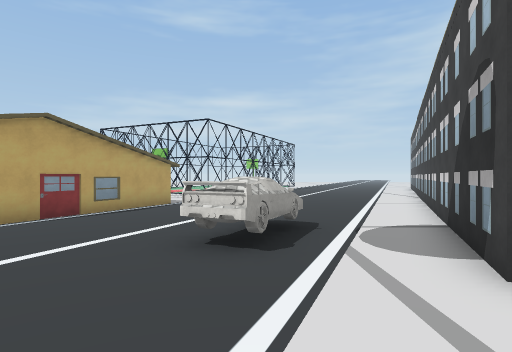
View 1 (above)

24 first-person views from a walk through a Unity game level. The camera is 1.3 m above the floor, looks level and sees 80° across. The floor is counted in squares, 2 m on a side. Each view is taken from the middle of a square. On the plan, view 1 faces up. The plan holds only what a view shows up to about 10 squares ahead; the rest is blank. The place goes on beyond the plan. Some surface patterns are stand-ins.

View 2
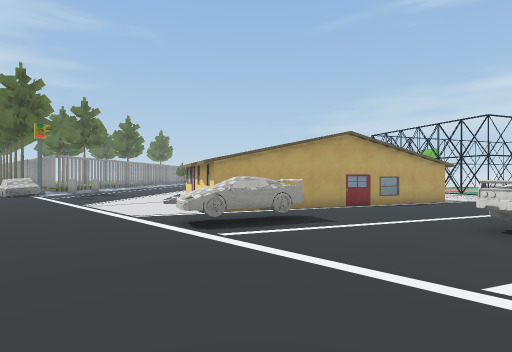

View 3
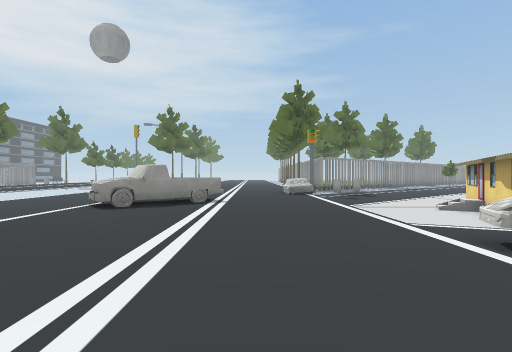

View 4
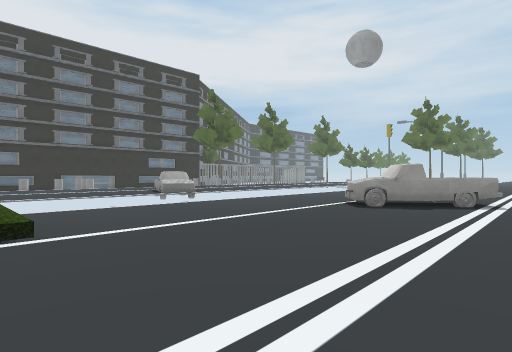

View 5
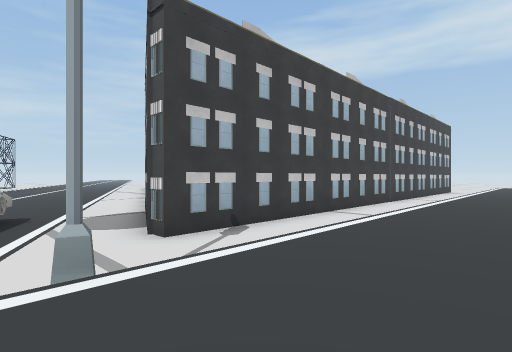

View 6
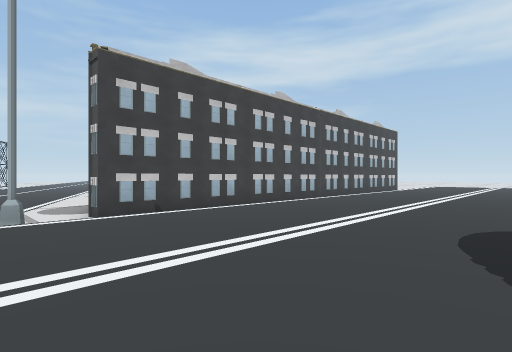

View 7
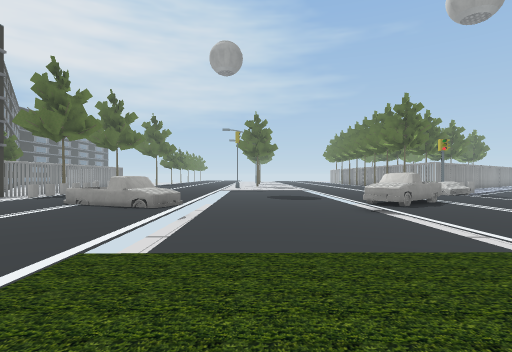

View 8
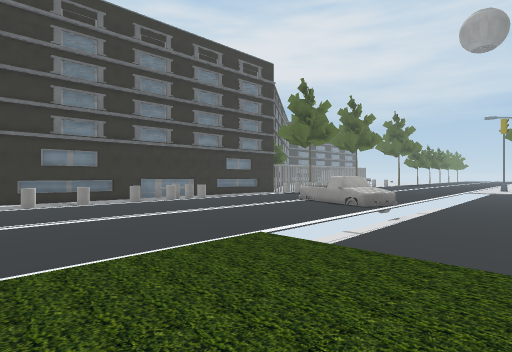

View 9
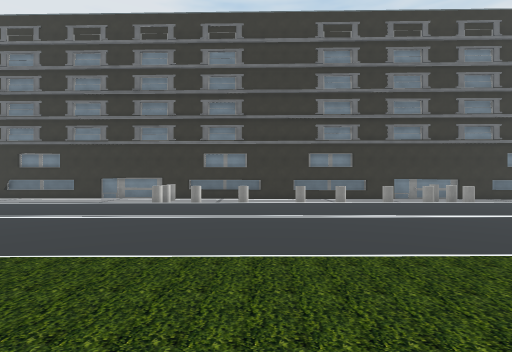

View 10
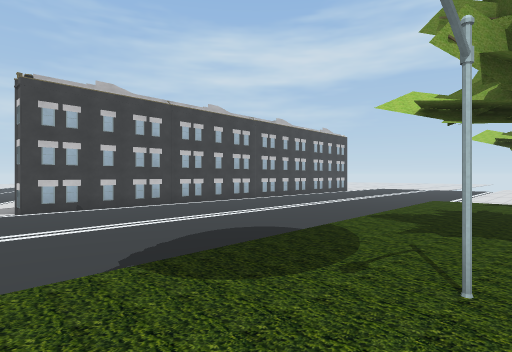

View 11
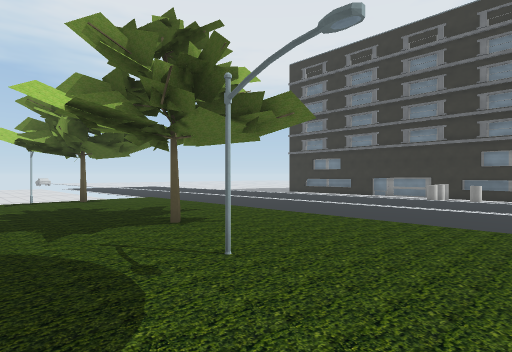

View 12
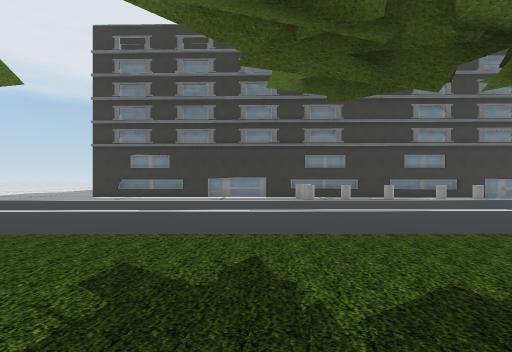

View 13
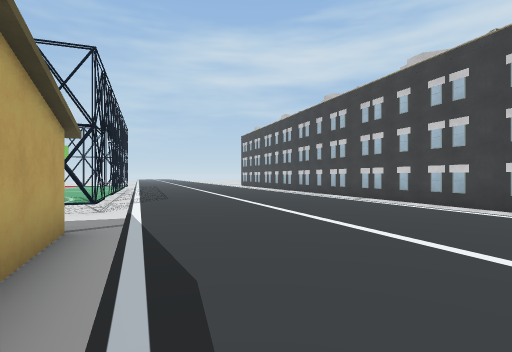

View 14
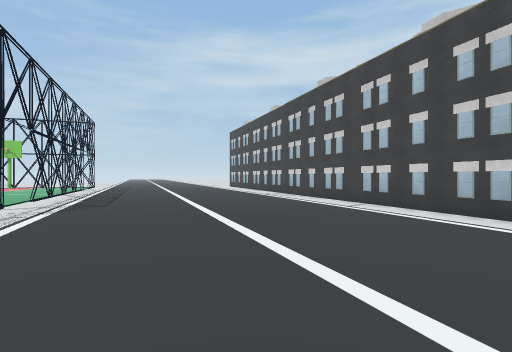

View 15
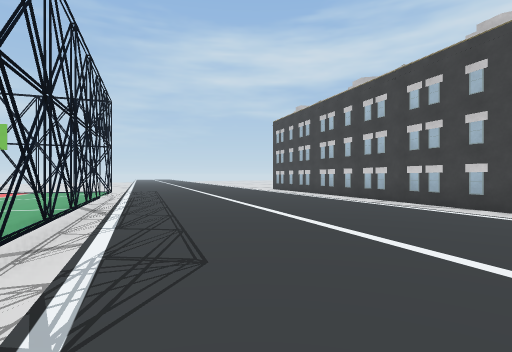

View 16
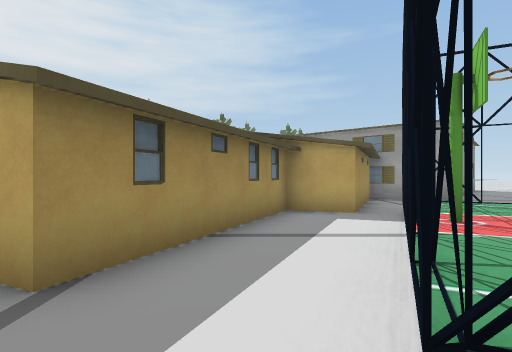

View 17
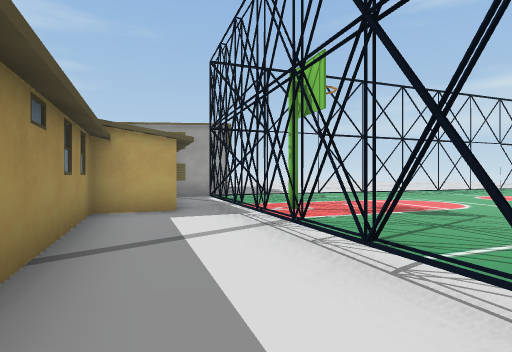

View 18
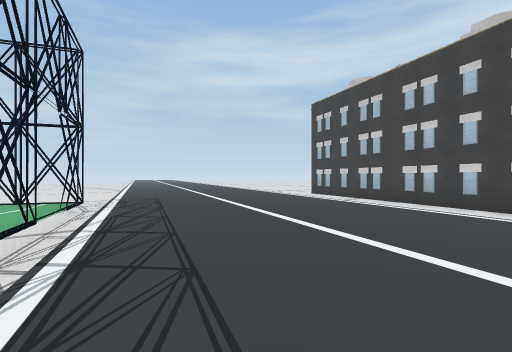

View 19
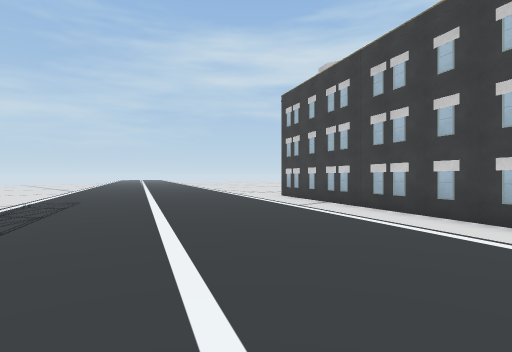

View 20
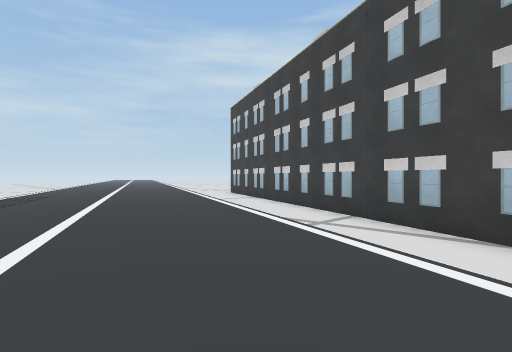

View 21
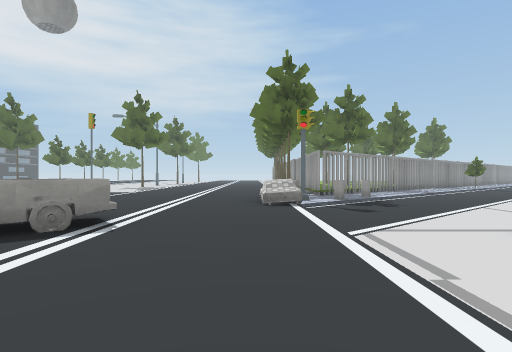

View 22
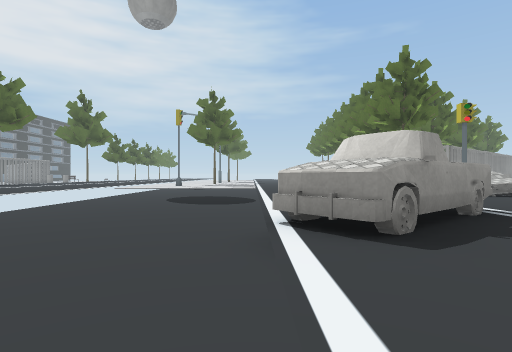

View 23
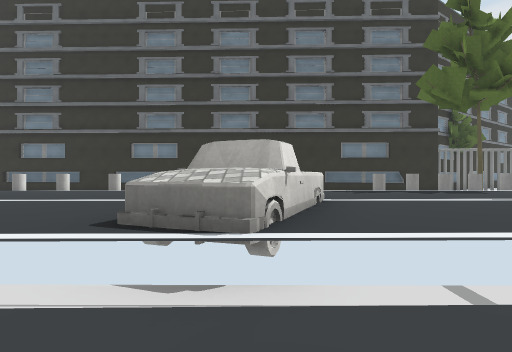

View 24
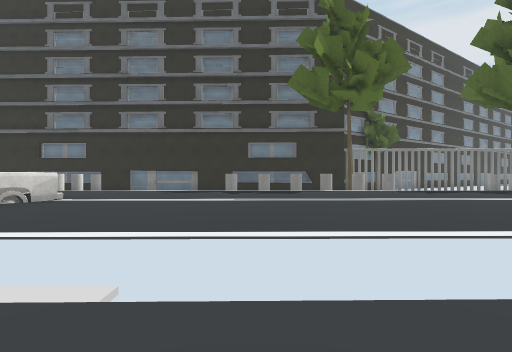

### Floor plan
Key: @ floor where view 1 was taken; # wall or solid block; . main floor; : floor 0.25 m higher than the main floor; + floor 0.5 m higher than the main floor; * floor 0.75 m higher than the main floor; % floor 1.25 m higher than the main floor; / step, stairs or slope; = window, fence, low wall or low ledge; ^ raised ledge; v drop or lower ground; O other object.
Columns run from 15 left of view 1 to 11 right of it. Each row starts with its distance up from view 1.
 23                  :O....../
 22                  O/........
 21                 :/....../.O
 20     ..          O/........#
 19     ..          O....../.O
 18      .         :/........#
 17     ##        :O....../.#
 16     #...      :/........#
 15     ###.O::  :O/...../.O
 14       ###.O:::/....../.#
 13 O      #....OO/...../.##
 12 O      ###........../.#
 11 O        ###./.......##
 10            ##....../.#
  9            #/.......O
  8           ##/...../.O
  7           #/.......##
  6 ./.      ##/...../.O
  5 ../.###  #.....OO/.#
  4 .../.O### /...OO/.#
  3 ...../..#..O..../.########
  2 O.../..../.O..............
  1 :/..//.../OO.../..........
  0 OO%////+///////@#/////+++++
 -1 +//++++++++++++++++++++++++
 -2 +++++++++++++++++++++++++++
 -3 ++++++^++++++++++++++++++++
 -4 ++++++^#+++++++++++++++++++
 -5 +++  ++^+++++++++++++++++++
 -6 ///////=/////// ///******.
 -7 ..............* *********O
 -8 ..............****O*O****O
 -9 ..............***********v
-10 ..............***********=
-11 ********==****************
-12 ********^*****************
-13 *******==******************
-14 ********=******************
-15 ***************************
-16 *O*************************
-17 OOOOOO   OOOOO O
-18 =#       OOOOO OO

Where each view was taken, in squares from view 1:
view 1: 0 up, 0 right, facing up
view 2: 2 down, 0 right, facing up-left
view 3: 2 down, 1 left, facing left
view 4: 2 down, 1 left, facing down-left
view 5: 2 down, 0 right, facing up-right
view 6: 5 down, 0 right, facing up-right
view 7: 9 down, 1 right, facing left
view 8: 8 down, 1 right, facing down-left
view 9: 8 down, 1 right, facing down
view 10: 8 down, 1 right, facing up-right
view 11: 6 down, 1 right, facing down-right
view 12: 7 down, 6 right, facing down
view 13: 6 up, 4 left, facing up-right
view 14: 7 up, 2 left, facing up-right
view 15: 12 up, 1 left, facing up-right
view 16: 12 up, 1 left, facing left
view 17: 11 up, 2 left, facing up-left
view 18: 16 up, 1 right, facing up-right
view 19: 16 up, 3 right, facing up-right
view 20: 13 up, 3 right, facing up-right
view 21: 1 down, 5 left, facing left
view 22: 6 down, 5 left, facing left
view 23: 9 down, 7 left, facing down
view 24: 9 down, 11 left, facing down
